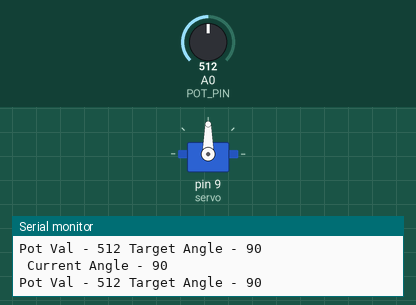
This sketch was run on a simulated Arduino Uno, built with avr-gcc and run on an emulated ATmega328P. Parts: servo, the last lines printed to the serial monitor. The inputs (shaded band) are chosen by the test bench; at power-on: A0 (POT_PIN) = 512.

Above: at 1.2 s.
1.3 s: A0 (POT_PIN) set to 557
At 2.1 s:
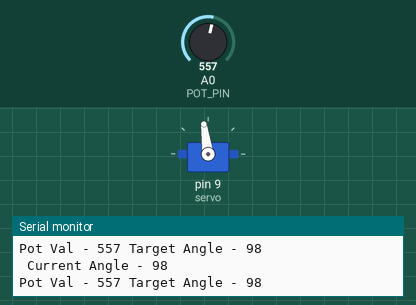
2.8 s: A0 (POT_PIN) set to 578
At 4.0 s:
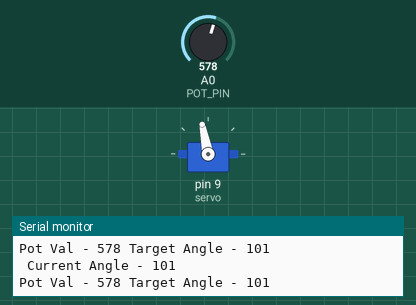
4.3 s: A0 (POT_PIN) set to 306
At 4.6 s:
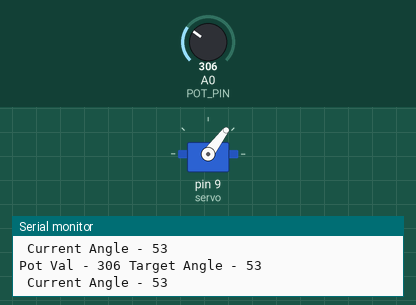
5.8 s: A0 (POT_PIN) set to 106
At 6.4 s:
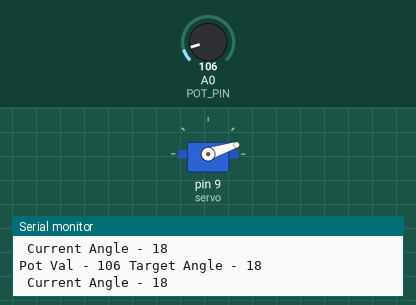
7.3 s: A0 (POT_PIN) set to 90
At 8.1 s:
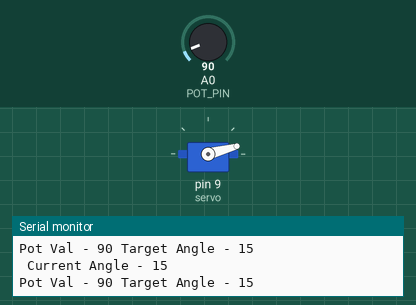
10.3 s: A0 (POT_PIN) set to 122
At 10.7 s:
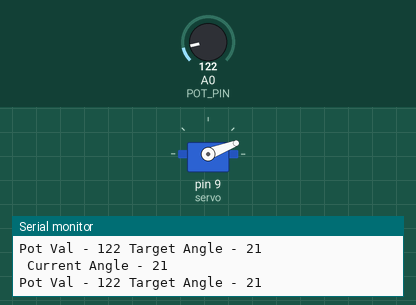
Timing chart, 0 to 12.8 s (numbered marks = the images above; inputs shaded):
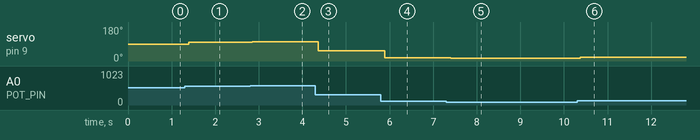

Measured:
- after the input at 1.3 s, servo on pin 9 (servo): 90° → 98° after 0.09 s
- after the input at 2.8 s, servo on pin 9 (servo): 98° → 101° after 0.05 s
- after the input at 4.3 s, servo on pin 9 (servo): 101° → 53° after 0.07 s
- after the input at 5.8 s, servo on pin 9 (servo): 53° → 18° after 0.08 s
- after the input at 7.3 s, servo on pin 9 (servo): 18° → 15° after 0.10 s
- after the input at 10.3 s, servo on pin 9 (servo): 15° → 21° after 0.08 s

The sketch:

mood-cue.ino
```cpp
#include <Servo.h>

Servo servo;
const int POT_PIN = A0;
int potVal;
int targetAngle;
int currentAngle;

void setup() {
  servo.attach(9);

  Serial.begin(9600);
}

void loop() {
  potVal = analogRead(POT_PIN);
  targetAngle = map(potVal, 0, 1023, 0, 180);
  currentAngle = servo.read();

  Serial.print("Pot Val - ");
  Serial.print(potVal);
  Serial.print(" Target Angle - ");
  Serial.println(targetAngle);
  Serial.print(" Current Angle - ");
  Serial.println(currentAngle);

  servo.write(targetAngle);
  delay(5);
}
```
